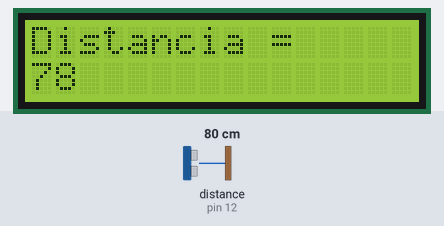
The sketch below on a simulated Arduino Uno, built with avr-gcc and run on an emulated ATmega328P. Parts: 16×2 character LCD. Wiring (inferred from the names in the program): ultrasonic range finder: trigger pin 13; echo pin 12. The test bench sets the inputs (shaded band); at power-on: distance to the obstacle (sensor on pin 12) 80 cm. The echo pulse lasts 58.3 µs per cm.

Above: at 1.2 s.
1.3 s: distance to the obstacle (sensor on pin 12) set to 250 cm
At 2.4 s:
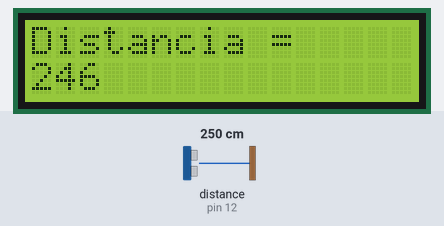
4.6 s: distance to the obstacle (sensor on pin 12) set to 2 cm
At 6.3 s:
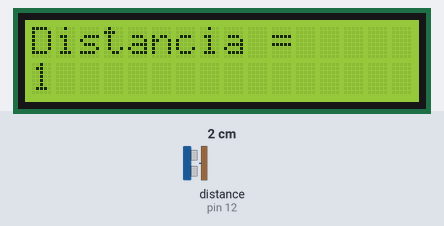
6.6 s: distance to the obstacle (sensor on pin 12) set to 4 cm
At 8.2 s:
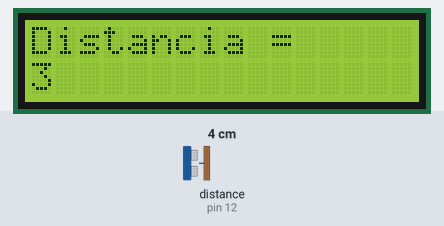
Timing chart, 0 to 9.7 s (numbered marks = the images above; inputs shaded):
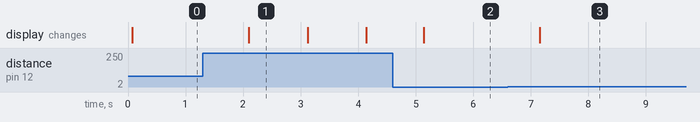

The sketch:

001_Sensors_I_Actuadors_ULTRASS.ino
```cpp
/**********************************************************************************
**                                                                               **
**                                     TÍTOL:                                    **
**                            001 Sensors & Actuadors                            **
**                                                                               **
**  NOM: Àlex Boluda Pérez                                      DATA: 17/01/2022 **
**********************************************************************************/

//*********************************** INCLUDE *************************************
#include <LiquidCrystal.h>            // incloure la llibreria LiquidCrystal per poder programar el LCD

//********************************** VARIABLES ************************************
int TRIGGER = 13;                     // donar nom al pin 13 de l'Arduino
int ECHO = 12;                        // donar nom al pin 12 de l'Arduino
LiquidCrystal LCD(2,3,8,9,10,11);     // definir els pins on connectarem els pins de dades

//*********************************** SETUP ***************************************
void setup()                          // configura el final de la sortida
{
  LCD.begin(16,2);                    // indiquem que és una pantalla LCD de 16x2
  pinMode(TRIGGER, OUTPUT);           // definir el pin 13 com a sortida de l'Arduino
  pinMode(ECHO, INPUT);               // definir el pin 12 com a entrada de l'Arduino
  digitalWrite(TRIGGER, LOW);         // inicialitzem el pin amb 0
}

//************************************ LOOP ***************************************
void loop()                           // inicia el bucle del programa
{
  long t;                             // temps en què demora a arribar el senyal d'ECHO
  long d;                             // distància en cm

  digitalWrite(TRIGGER, HIGH);        // enviem un pols a TRIGGER
  delayMicroseconds(10);              // delay de 10 microsegons
  digitalWrite(TRIGGER, LOW);
  t = pulseIn(ECHO, HIGH);            // trobem l'amplada del pols
  d = t/59;                           // fem la relació de la distància (cm) segons el temps

  LCD.clear();
  LCD.print("Distancia = ");
  LCD.setCursor(0, 1);
  LCD.print(d);
  delay(1000);
}

//********************************** FUNCIONS *************************************
```

Measured:
- after the input at 1.3 s, the display: changes after 0.80 s (image 1)
- after the input at 4.6 s, the display: changes after 0.54 s (image 2)
- after the input at 6.6 s, the display: changes after 0.55 s (image 3)
- what the display in image 1 shows lasts 1.0 s, from 2.1 s to 3.1 s
